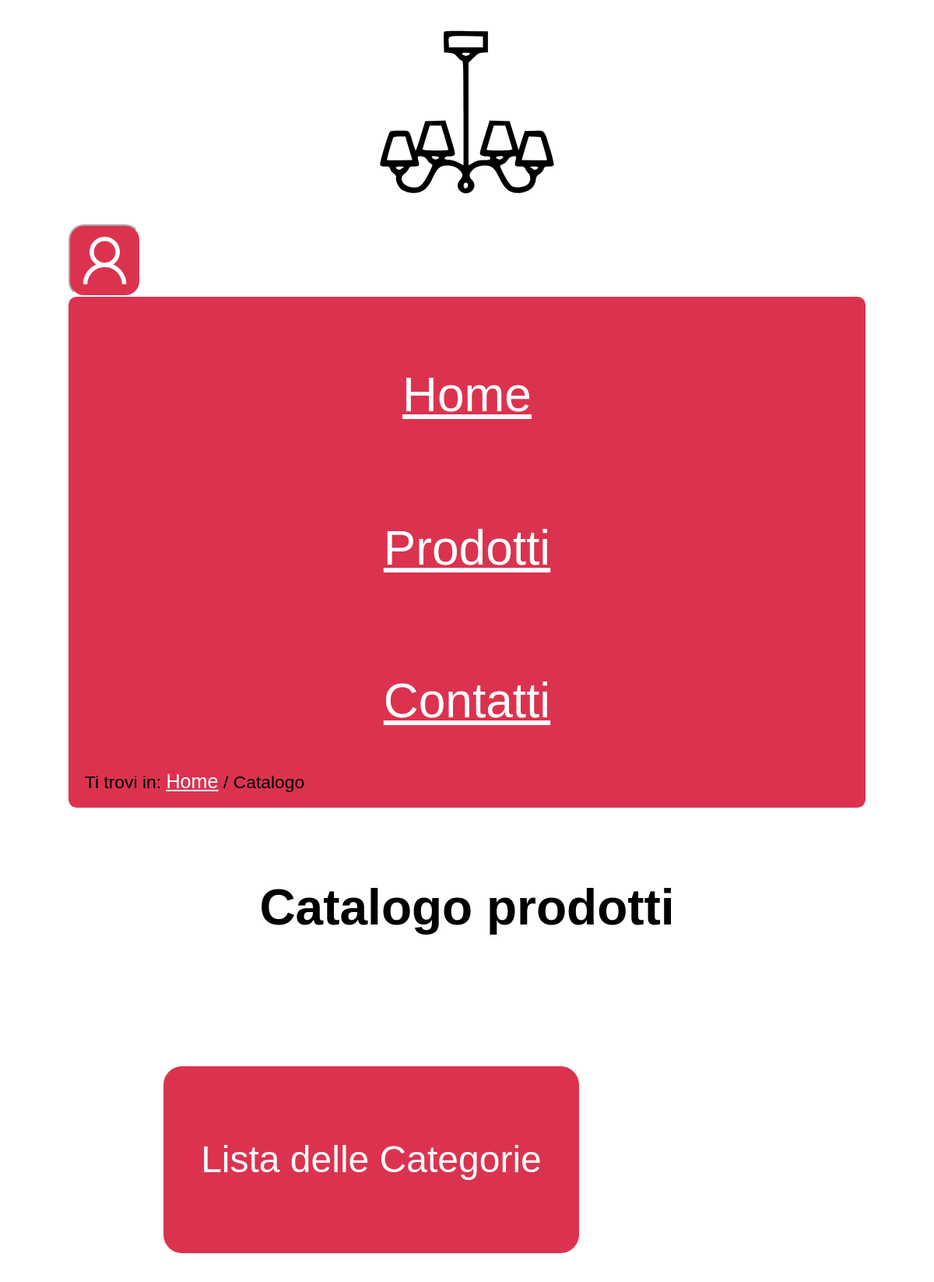
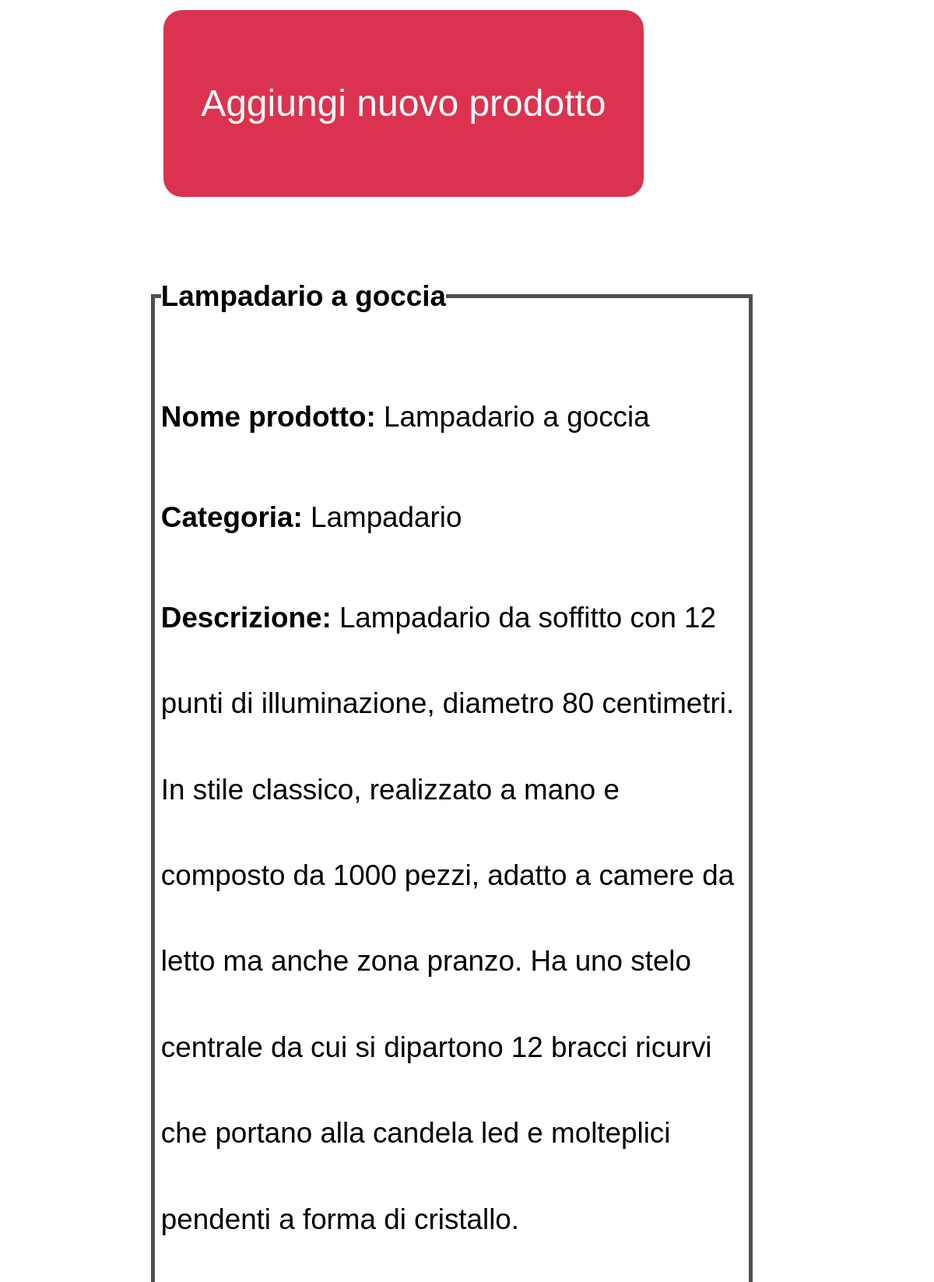
Page /catalogo.php (signed in, upper part) on the committed database (2 pictures, top to bottom).
### tables this page shows
CREATE TABLE IF NOT EXISTS `prodotti` (
  `id_prodotto` int(100) NOT NULL AUTO_INCREMENT,
  `id_categoria` int(100) NOT NULL,
  `Nome` varchar(100) NOT NULL,
  `Descrizione` varchar(500) NOT NULL,
  PRIMARY KEY (`id_prodotto`,`id_categoria`),
  KEY `prodotti` (`id_categoria`)
);

CREATE TABLE IF NOT EXISTS `categoria` (
  `id_categoria` int(100) NOT NULL AUTO_INCREMENT,
  `Nome` varchar(100) NOT NULL,
  `Descrizione` varchar(500) DEFAULT NULL,
  UNIQUE KEY `id_categoria` (`id_categoria`)
);

### PHP/connessione2.php (called while the page is built, shortened)
<?php
class DBAccess
{
    private static function startConnection()
    {
        try {
            return new mysqli(DBAccess::HOST_DB, DBAccess::USERNAME, DBAccess::PASSWORD, DBAccess::DATABASE_NAME);
        } catch (Exception $e) {
            http_response_code(500);
            if (isset($_SESSION["ruolo"])) {
                if ($_SESSION["ruolo"] == "user") {
                    echo file_get_contents(dirname(__FILE__) . "/../HTML/500Utente.html");
                } elseif ($_SESSION["ruolo"] == "admin") {
                    echo file_get_contents(dirname(__FILE__) . "/../HTML/500Amministratore.html");
                }
            } else {
                echo file_get_contents(dirname(__FILE__) . "/../HTML/500Semplice.html");
            }
            die();
        }
    }
    public static function dbQuery($query, ...$parametri)
    {
        $connection = self::startConnection();
        $stmt = $connection->prepare($query);
        $stmt->execute();
        $queryResult = $stmt->get_result();
        $select = false;
        if (strpos($query, "SELECT") === 0) {
            $select = true;
        }
        if ($select) {
            $result = array();
            while ($row = mysqli_fetch_assoc($queryResult)) {
                array_push($result, $row);
            }
            if (empty($result)) {
                return null;
            } else {
                return $result;
            }
        } else {
            $connection->close();
            return true;
        }
    }
}
?>

### catalogo_handler.php (the view, shortened to what this page needs)
<?php
require_once "PHP/class.php";
class Catalogo
{
    public static function show_allProducts()
    {
        $result = '<form action="catalogo.php" method="GET"><div class="pulsanti_catalogo"><input type="submit" class="invio" id="category_list" name="lista_categorie" value="Lista delle Categorie" />
        <input type="submit" class="invio" name="new_product" value="Aggiungi nuovo prodotto"/></div></form>';
        $products = Access::getAllProducts();
        if (empty($products))
            $result .= '<div id="wish-error" role="alert">Al momento non sono disponibili prodotti!</div>';
        else {
            for ($i = 0; $i < count($products); $i++) {
                $result .= '<form action="catalogo.php" method="POST"><fieldset class="prodotto">
                    <legend><span class="nome">' . Access::lang($products[$i]["Prod_Nome"]) . '</span></legend>
                    <div><input type="hidden" name="product_id" value="' . $products[$i]["id_prodotto"] . '"/></div>'
                    . '<div><input type="hidden" name="category_id" value="' . $products[$i]["id_categoria"] . '"/></div>';
                $result .= '<div><span class="nome">Nome prodotto:</span> ' . Access::lang($products[$i]["Prod_Nome"]) . '</div>
                    <div><span class="categoria">Categoria:</span> ' . Access::lang($products[$i]["Cat_Nome"]) . '</div>
                    <div><span class="descrizione">Descrizione:</span> ' . Access::lang($products[$i]["Descrizione"]) . '</div>
                    <div><input type="submit" class="modifica invio" name="modifica_prod" value="Modifica" /></div></fieldset></form>';
            }
        }
        return $result;
    }
}
?>

### CSS/style.css (style rules this page uses)
* { padding: 0em; margin: 0em; }
:root { --visitedcolor: #000000; --linkcolor: #FFFFFF; --bgfuncolor: #DB334F; --bgcolor: #FFFFFF; --txtcolor: #000000; --shadowcolor: #d2d2d2; }
html, body { font-size: 100%; font-family: "Verdana", sans-serif; line-height: 3em; background-color: var(--bgcolor); color: var(--txtcolor); margin: auto; }
body { max-width: 1024px; }
h1, h2 { text-align: center; }
#nomemenu h1 { background-image: url('../img/logo_vetrina.svg'); background-repeat: no-repeat; background-position: center; background-size: contain; text-indent: -9999px; line-height: 3em; font-size: 6em; }
.hambuttonoff { width: 7em; height: 7em; background-image: url("../img/hamOn.png"); filter: invert(100%); background-repeat: no-repeat; background-position: center; background-size: contain; text-indent: -9999px; background-color: #24ccb0; border-radius: 1.5em 1.5em 1.5em 1.5em; cursor: pointer; }
#box { background-color: var(--bgfuncolor); padding: 0.3em 1em 0.1em 1.0em; border-radius: 0.5em 0.5em 0.5em 0.5em; font-size: 1.3em; }
#menu { text-align: center; }
#menu ul { list-style-type: none; display: inline-block; text-align: left; }
#menu ul li { margin-top: 1em; text-align: center; }
a { background-color: var(--bgfuncolor); }
a:link { color: var(--linkcolor); }
#box a { background-color: var(--bgfuncolor); font-size: 1.3em; }
#box a:link { color: var(--linkcolor); font-size: 1.3em; }
@media (max-aspect-ratio: 1/1.7) { #menu { font-size: 2.3em; } }
@media (max-aspect-ratio: 1/1.7) { #menu ul { line-height: 3em; } }
#breadcrumb { background-color: var(--bgfuncolor); padding: 0.1em 0em 0.3em 0em; border-radius: 0px 0px 0.5em 0.5em; font-size: 1.1em; }
.invio { font-size: 3em; line-height: 3em; color: white; background-color: var(--bgfuncolor); border-color: var(--bgfuncolor); padding: 1em; margin: 3%; border: none; border-radius: 0.5em; }
.titolo_catalogo { font-size: 4em; line-height: 3em; margin: 0.5em; }
.flexcatalogo { display: flex; flex-direction: column; align-items: center; gap: 0.5em; position: relative; }
.flexcatalogo form { gap: 0.5em; position: relative; width: 90%; max-width: 90%; height: auto; align-items: center; ; }
.prodotto .nome, .prodotto .categoria, .prodotto .descrizione, .categories .nome, .categories .descrizione { font-weight: bold; }
.prodotto { display: flex; flex-direction: column; align-items: flex-start; gap: 0.5em; margin: 1%; padding: 1%; border: 5px solid #505050; position: relative; width: 90%; max-width: 90%; height: auto; font-size: 2.3em; line-height: 3em; }
.pulsanti_catalogo { margin-top: 2em; margin-bottom: 2em; }
#catalogo { align-items: center; width: 90%; margin: 5%; }

### CSS/print.css (style rules this page uses)
* { padding: 0em; margin: 0em; }
:root { --visitedcolor: #000000; --linkcolor: #FFFFFF; --bgfuncolor: #DB334F; --bgcolor: #FFFFFF; --txtcolor: #000000; --shadowcolor: #d2d2d2; }
html, body { font-size: 100%; font-family: "Times New Roman", serif; line-height: 1.5em; background-color: var(--bgcolor); color: var(--txtcolor); margin: auto; }
body { max-width: 1024px; }
h1 { text-align: center; }
#nomemenu h1 { text-indent: 0em; line-height: 1.5em; font-size: 6em; }
.hambuttonoff { display: none; }
#box { background-color: var(--bgfuncolor); padding: 0em 0em 0em 0em; border-radius: 0em 0em 0em 0em; font-size: 1.3em; }
#menu { text-align: center; display: none; }
#menu ul { list-style-type: none; display: inline-block; text-align: left; display: none; }
#menu ul li { margin-top: 1em; text-align: center; display: none; }
a { background-color: var(--bgfuncolor); }
a:link { color: var(--linkcolor); }
#box a { background-color: var(--bgfuncolor); font-size: 1.3em; }
#box a:link { color: var(--linkcolor); font-size: 1.3em; }
#breadcrumb { background-color: var(--bgfuncolor); padding: 0em 0em 0.0em 0em; border-radius: 0em 0em 0em 0em; font-size: 1.1em; }
.invio { font-size: 103%; color: white; background-color: var(--bgfuncolor); border-color: var(--bgfuncolor); color: #fff; padding: 5px 10px; margin: 5px; border: none; border-radius: 4px; cursor: pointer; }
.prodotto { display: flex; flex-direction: row; align-items: center; gap: 20px; margin: 10px; padding: 20px; border: 1px solid #505050; box-sizing: border-box; position: relative; width: 100%; height: auto; }
.prodotto .nome { font-weight: bold; margin-bottom: 5px; align-self: flex-start; }
.prodotto .descrizione { margin-bottom: 10px; }
.prodotto .categoria { margin-bottom: 10px; }
fieldset { border: 0; }
.pulsanti_catalogo { margin-top: 2em; margin-bottom: 2em; }

### rows in the picture
prodotti: Nome "Lampadario a goccia", id_categoria.Nome "Lampadario", Descrizione "Lampadario da soffitto con 12 punti di illuminazione, diametro 80 centimetri. In stile classico, realizzato a mano e composto da 1000 pezzi, adatto a camere da letto ma anche zona pranzo. Ha uno stelo centrale da cui si dipartono 12 bracci ricurvi che portano alla candela led e molteplici pendenti a forma di cristallo."

### other values in the picture
$title "Catalogo"
$paginaHTML "Catalogo prodotti"
